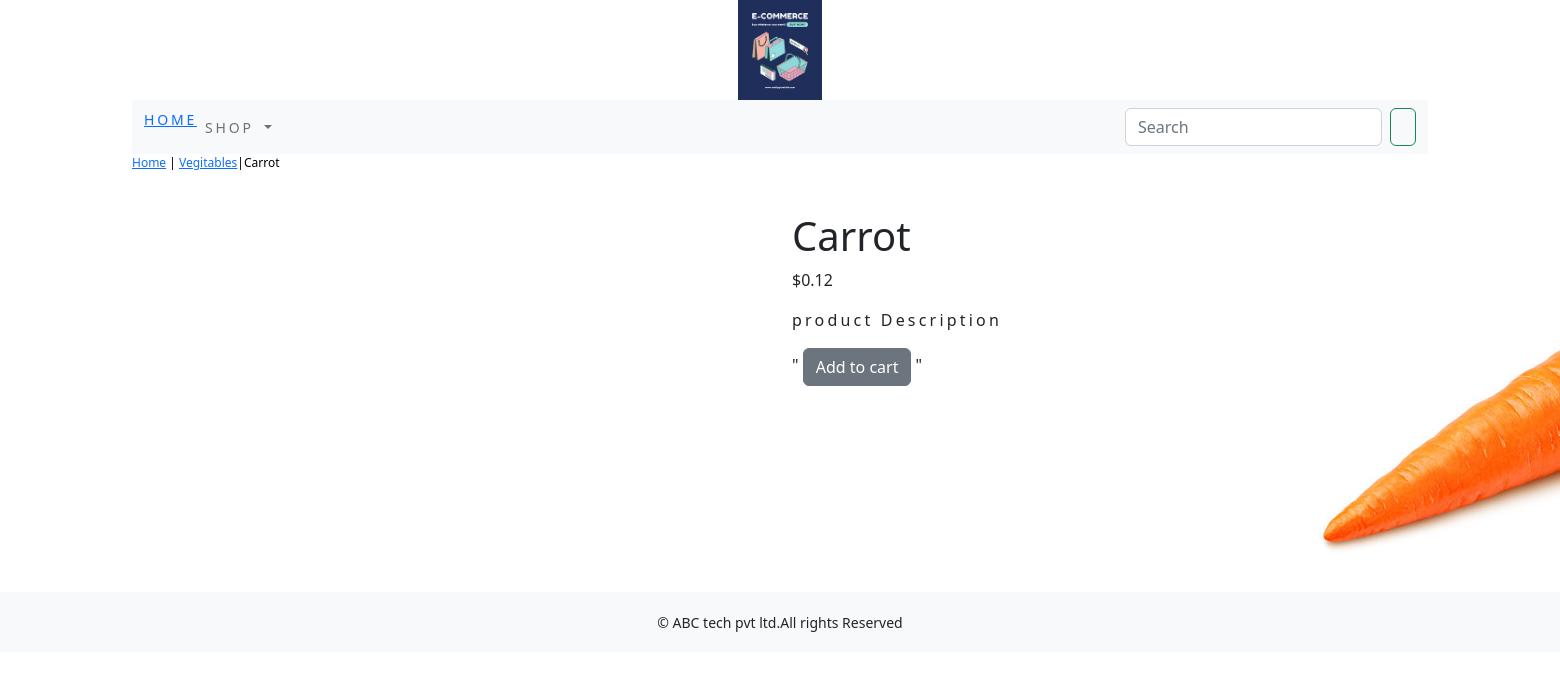
The page /shop/vegitables/carrot/ on the database its author committed.
### shop/models.py (models this page shows, shortened)
class product(models.Model):
    name=models.CharField(max_length=250,unique=True)
    slug=models.SlugField(max_length=250,unique=True)
    description=models.TextField(blank=True)
    price=models.DecimalField(max_digits=10,decimal_places=2)
    category=models.ForeignKey(Category,on_delete=models.CASCADE)
    image=models.ImageField(upload_to='product',blank=True)
    stock=models.IntegerField()
    available=models.BooleanField(default=True)
    created=models.DateTimeField(auto_now_add=True)
    updated=models.DateTimeField(auto_now=True)
    class Meta:
        ordering=('name',)
        verbose_name='products'
        verbose_name_plural='products'

class Category(models.Model):
    name=models.CharField(max_length=250,unique=True)
    slug=models.SlugField(max_length=250,unique=True)
    description=models.TextField(blank=True)
    image=models.ImageField(upload_to='category',blank=True)
    class Meta:
        ordering=('name',)
        verbose_name='category'
        verbose_name_plural='categories'
    def get_url(self):
            return reverse('shop:product_by_category',args=[self.slug])
    def __str__(self):
        return '{}'.format(self.name)

### shop/views.py (the view)
# urls.py: path('<slug:c_slug>/<slug:product_slug>/', views.proDetail, name='proDetail'),
def proDetail(request, c_slug, product_slug):
    try:
        products=product.objects.get(category__slug=c_slug,slug=product_slug)
    except Exception as e:
        raise  e
    return render(request,'product.html',{'product': products})

### cart/context_processors.py (called while the page is built)
def counter(request):
    item_count=0
    if 'admin' in request.path:
        return {}
    else:
        try:
            cart=Cart.objects.filter(cart_id=cart_id(request))
            cart_items=CartItem.objects.all().filter(cart=cart[:1])
            for cart_item in cart_items:
                item_count += cart_item.quantity
        except Cart.DoesNotExist:
           item_count = 0
    return dict(item_count=item_count)

### cart/views.py (called while the page is built)
def cart_id(request):
    cart=request.session.session_key
    if not cart:
        cart=request.session.create()
    return cart

### shop/context_processors.py (called while the page is built)
def menu_links(request):
    links=Category.objects.all()
    return dict(links=links)

### templates/product.html (shortened to what this page needs)
{% extends 'base.html' %}
{% load static %}
{% block content %}
<div class="row my_prod_row_class">
  <div class="mx_auto">
    <p> <a href="{% url 'shop:allProdCat' %}">Home</a> | <a href ="{{product.category.get_url}}">{{product.category}}</a>|{{product.name}}</p>
  </div>
<div class="container">
<br>
<div class="row">
    <div class="col-12 col-sm-12 col-md-12 col-lg-6 text-center">
        <div style="min-width:180rem;" >
            <img src="{{product.image.url}}" alt="{{product.name}}" >
        </div>
    </div>
    <div class="col-12 col-sm-12 col-md-12 col-lg-6">
        <div>
        <h1 class="my_product_title">{{product.name}}</h1>
        <p>${{product.price}}</p>
        <p class="my_title"> product Description</p>
        {% if product.stock <= 0 %}
        <p class="text-justify my_prod_text"><b>out of stock</b></p>
        {% else %}
"        <a class="btn btn-secondary" href="{% url 'cart:add_cart' product.id %}">Add to cart</a>
"        {% endif%}
    </div>
</div>
</div>
</div>
</div>
{% endblock %}

### static/css/custom.css (style rules this page uses)
.my_title { font-size:16px; text_transform:uppercase; letter-spacing:.2em; }
.my_prod_row_class { paddind-top:15px; padding-bottom:20px; }
.my_prod_row_class .mx_auto { color:#000; font-size:12px; text-decoration:none; }

### rows shown on the page
product: category "Vegitables", name "Carrot", image (picture), price "0.12"
